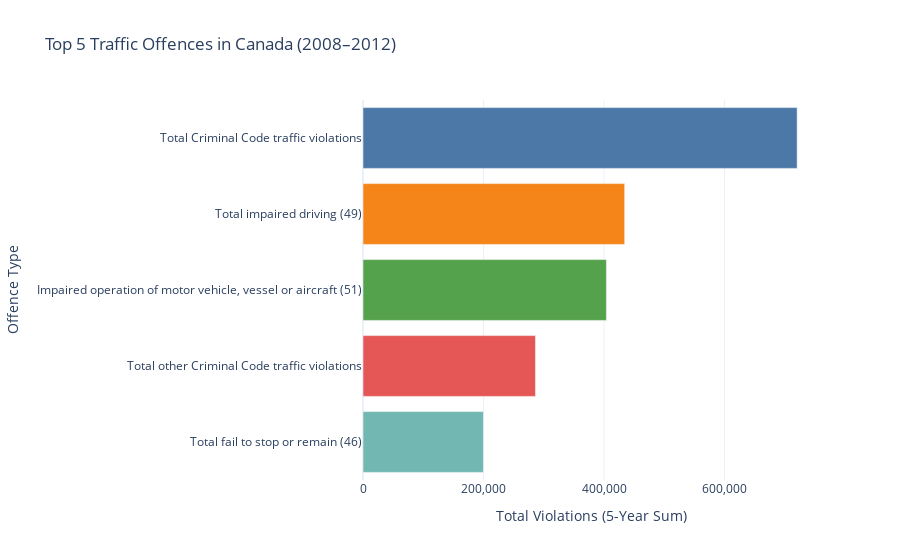

The code cell stored with this chart in its notebook:
### Markdown cell above
>Who is your intended audience?
The intended audience is Ontario policymakers, Ministry of Transportation officials, road safety analysts, and municipal planners

>What information or message are you trying to convey with your visualization?
The visualization communicates the overall trend in total recorded traffic violations across Ontario between 2008 and 2012. The key message is whether traffic violations increased, decreased, or remained relatively stable during this period. Observing trends over time can help interpret changes in enforcement intensity, driver behaviour, or the impact of road safety initiatives.

>What aspects of design did you consider when making your visualization? How did you apply them?
Chart Type Selection: A line chart was chosen because trends over time are best communicated using position along a common scale, which is perceptually strong

Simplicity and Clarity: A single consistent line color was used to reduce cognitive load and avoid unnecessary distractions.

Markers: Circular markers highlight each discrete year without overcrowding the visual.

>How did you ensure that your data visualizations are reproducible? If the tool you used is not reproducible, how will this impact your data visualization?

Reproducibility was ensured by Using open-source Python libraries. Because the entire process is programmatic, anyone with the dataset and script can replicate identical results. The code includes comments.


>How did you ensure that your data visualization is accessible?
High contrast between the line and background.

Clear axis titles and descriptive chart title. Avoidance of reliance on multiple colors (minimizing barriers for colorblind users). Interactive hover tooltips that display exact yearly values.

>Who are the individuals and communities who might be impacted by your visualization?

Ontario drivers, whose behaviours influence violation rates. Law enforcement agencies adjusting enforcement strategies. Insurance companies evaluating risk patterns.

>How did you choose which features of your chosen dataset to include or exclude from your visualization?

Filtering specifically for Geography = “Ontario” and Violations = “Total, all violations”, the chart ensures that the data reflects aggregate provincial totals rather than offence-specific or regional

>What ‘underwater labour’ contributed to your final data visualization product?
Inspecting the dataset structure and column names. Identifying the correct aggregate row. 
Filtering accurately for Ontario. Converting year columns to numeric values.

### Code cell
# visualization 2

# Filter for Canada (50) and exclude total row
filtered = df[
    (df["Geography"].astype(str).str.strip() == "Canada (50)") &
    (df["Violations "].astype(str).str.strip() != "Total, all violations")
].copy()

# Identify year columns
year_cols = [c for c in filtered.columns if c.strip().isdigit()]

# Convert to numeric
for col in year_cols:
    filtered[col] = pd.to_numeric(filtered[col], errors="coerce")

# Sum totals from 2008–2012
filtered["Total_2008_2012"] = filtered[year_cols].sum(axis=1)

# Select top 5
top5 = filtered.sort_values("Total_2008_2012", ascending=False).head(5)

# pallete
colors = ["#4C78A8", "#F58518", "#54A24B", "#E45756", "#72B7B2"]

# Create bar chart
fig = go.Figure()

fig.add_trace(
    go.Bar(
        x=top5["Total_2008_2012"],
        y=top5["Violations "],
        orientation="h",
        marker=dict(color=colors),
        hovertemplate="Offence: %{y}<br>Total (2008–2012): %{x:,}<extra></extra>"
    )
)

fig.update_layout(
    title="Top 5 Traffic Offences in Canada (2008–2012)",
    xaxis_title="Total Violations (5-Year Sum)",
    yaxis_title="Offence Type",
    template="plotly_white"
)

fig.update_xaxes(tickformat=",")
fig.update_yaxes(autorange="reversed")

fig.show()

### Figure 1 — Plotly figure (JSON) as saved in the notebook; plotly's stock layout.template omitted (floating-point values rounded to 4 significant figures)
{"data": [{"hovertemplate": "Offence: %{y}<br>Total (2008–2012): %{x:,}<extra></extra>", "marker": {"color": ["#4C78A8", "#F58518", "#54A24B", "#E45756", "#72B7B2"]}, "orientation": "h", "type": "bar", "x": [720600.0, 434300.0, 404000.0, 286300.0, 199900.0], "y": ["Total Criminal Code traffic violations", "Total impaired driving (49)", "Impaired operation of motor vehicle, vessel or aircraft (51)", "Total other Criminal Code traffic violations", "Total fail to stop or remain (46)"]}], "layout": {"title": {"text": "Top 5 Traffic Offences in Canada (2008–2012)"}, "xaxis": {"tickformat": ",", "title": {"text": "Total Violations (5-Year Sum)"}}, "yaxis": {"autorange": "reversed", "title": {"text": "Offence Type"}}}}
